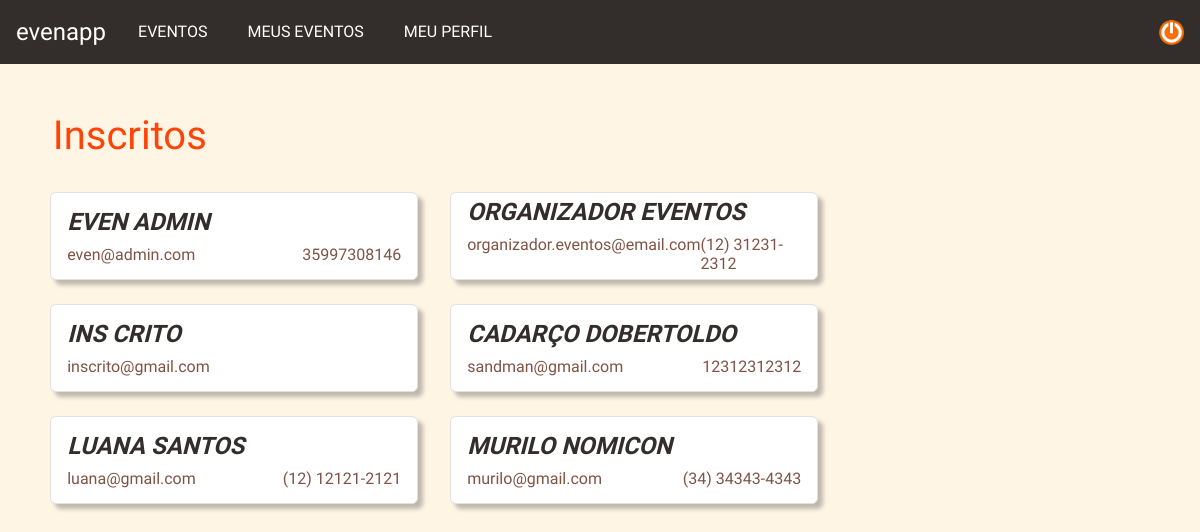
Before: /users (signed in) with the older database file.
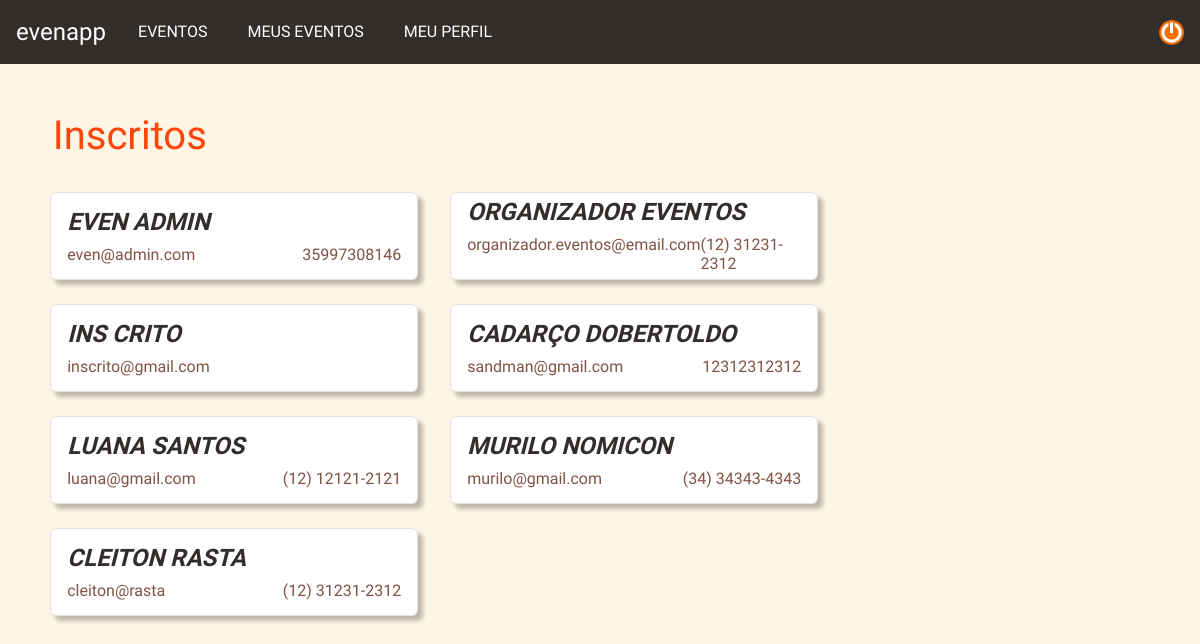
After: the same page with the newer database file.
### evenapp/models.py (models this page shows, shortened)
class Usuario(AbstractBaseUser, PermissionsMixin):
    TIPO_USUARIO_CHOICES = [
        ('admin', 'Administrador'),
        ('criador', 'Criador de Evento'),
        ('normal', 'Usuário Normal'),
    ]
    email = models.EmailField(unique=True)
    first_name = models.CharField(max_length=30, blank=True)
    last_name = models.CharField(max_length=30, blank=True)
    telefone = models.CharField(max_length=20, blank=True)
    tipo = models.CharField(max_length=10, choices=TIPO_USUARIO_CHOICES, default='normal')
    is_active = models.BooleanField(default=True)
    is_staff = models.BooleanField(default=False)  # necessário para acessar o admin
    date_joined = models.DateTimeField(default=timezone.now)
    objects = UsuarioManager()
    USERNAME_FIELD = 'email'
    REQUIRED_FIELDS = ['first_name', 'last_name', 'telefone']

### evenapp/views.py (the view)
# urls.py: path('users', views.users, name='subscribers'),
@user_type_required('admin')
def users(request):
    subscribers = Usuario.objects.all()
    return render(request, 'events/subscribers.html', {'subscribers': subscribers})

### evenapp/views.py (called while the page is built)
def user_type_required(*tipos_permitidos):
    def decorator(view_func):
        @wraps(view_func)
        def wrapper(request, *args, **kwargs):
            if request.user.is_authenticated and request.user.tipo in tipos_permitidos:
                return view_func(request, *args, **kwargs)
            return HttpResponseForbidden("Acesso negado.")
        return wrapper
    return decorator

### evenapp/templates/events/subscribers.html
{% extends "base.html" %}
{% load static %}
{% block extra_css %}
<link rel="stylesheet" href="{% static 'css/subscribers.css' %}">
{% endblock %}
{% block content %}
<div class="content">
    <h1 class="title pt-5">Inscritos</h1>
    <div class="subscribers">
        {% for subscriber in subscribers %}
        {% include 'users/subscriber.html' %}
        {% empty %}
        <h3 style="font-family: 'Roboto';">Não há inscritos até o momento no evento.</h3>
        {% endfor %}
    </div>
</div>
{% endblock %}

### evenapp/templates/users/subscriber.html
{% load static %}
{% load custom_filters %}
{% block extra_css %}
<link rel="stylesheet" href="{% static 'css/subscriber.css' %}">
{% endblock %}
{% block content %}
<div class="card mt-4 mx-3">
    <div class="mx-3">
        <h3 class="subscriber subscriber-title">{{subscriber.first_name}} {{subscriber.last_name}}</h3>
        <div class="mt-2" style="display: flex; justify-content: space-between;">
            <h4 class="subscriber subscriber-details">{{subscriber.email}}</h4>
            <h4 class="subscriber subscriber-details">{{subscriber.telefone}}</h4>
        </div>
    </div>
</div>
{% endblock %}

Changed rows visible on the page:
added Usuario: first_name "CLEITON", last_name "RASTA", email "cleiton@rasta", telefone "(12) 31231-2312"
